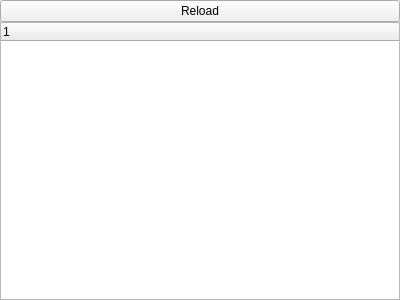
<?xml version="1.0" encoding="UTF-8"?>
<ui version="4.0">
 <class>SommarioMonete</class>
 <widget class="QWidget" name="SommarioMonete">
  <property name="geometry">
   <rect>
    <x>0</x>
    <y>0</y>
    <width>400</width>
    <height>300</height>
   </rect>
  </property>
  <property name="windowTitle">
   <string>Form</string>
  </property>
  <layout class="QVBoxLayout" name="verticalLayout">
   <property name="spacing">
    <number>0</number>
   </property>
   <property name="margin">
    <number>0</number>
   </property>
   <item>
    <widget class="QPushButton" name="reloadButton">
     <property name="text">
      <string>Reload</string>
     </property>
    </widget>
   </item>
   <item>
    <widget class="QTreeWidget" name="treeWidget">
     <column>
      <property name="text">
       <string notr="true">1</string>
      </property>
     </column>
    </widget>
   </item>
  </layout>
 </widget>
 <resources/>
 <connections/>
</ui>
